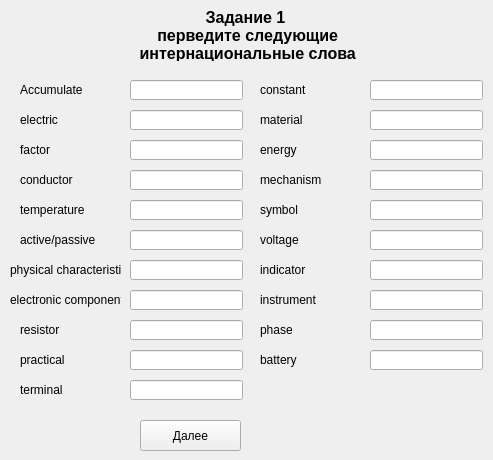
<?xml version="1.0" encoding="UTF-8"?>
<ui version="4.0">
 <class>Zadanie1_part1</class>
 <widget class="QWidget" name="Zadanie1_part1">
  <property name="geometry">
   <rect>
    <x>0</x>
    <y>0</y>
    <width>493</width>
    <height>460</height>
   </rect>
  </property>
  <property name="windowTitle">
   <string>Form</string>
  </property>
  <widget class="QLabel" name="label_title">
   <property name="geometry">
    <rect>
     <x>10</x>
     <y>10</y>
     <width>471</width>
     <height>51</height>
    </rect>
   </property>
   <property name="font">
    <font>
     <pointsize>12</pointsize>
     <weight>75</weight>
     <bold>true</bold>
     <strikeout>false</strikeout>
    </font>
   </property>
   <property name="cursor">
    <cursorShape>ArrowCursor</cursorShape>
   </property>
   <property name="text">
    <string>Задание 1
 перведите следующие
 интернациональные слова</string>
   </property>
   <property name="textFormat">
    <enum>Qt::AutoText</enum>
   </property>
   <property name="alignment">
    <set>Qt::AlignCenter</set>
   </property>
  </widget>
  <widget class="QLabel" name="label_word_1">
   <property name="geometry">
    <rect>
     <x>20</x>
     <y>80</y>
     <width>101</width>
     <height>20</height>
    </rect>
   </property>
   <property name="text">
    <string>Accumulate</string>
   </property>
  </widget>
  <widget class="QLineEdit" name="lineEdit_word_1">
   <property name="geometry">
    <rect>
     <x>130</x>
     <y>80</y>
     <width>113</width>
     <height>20</height>
    </rect>
   </property>
  </widget>
  <widget class="QLabel" name="label_word_2">
   <property name="geometry">
    <rect>
     <x>20</x>
     <y>110</y>
     <width>101</width>
     <height>20</height>
    </rect>
   </property>
   <property name="text">
    <string>electric</string>
   </property>
  </widget>
  <widget class="QLineEdit" name="lineEdit_word_2">
   <property name="geometry">
    <rect>
     <x>130</x>
     <y>110</y>
     <width>113</width>
     <height>20</height>
    </rect>
   </property>
  </widget>
  <widget class="QLabel" name="label_word_3">
   <property name="geometry">
    <rect>
     <x>20</x>
     <y>140</y>
     <width>101</width>
     <height>20</height>
    </rect>
   </property>
   <property name="text">
    <string>factor</string>
   </property>
  </widget>
  <widget class="QLineEdit" name="lineEdit_word_3">
   <property name="geometry">
    <rect>
     <x>130</x>
     <y>140</y>
     <width>113</width>
     <height>20</height>
    </rect>
   </property>
  </widget>
  <widget class="QLabel" name="label_word_4">
   <property name="geometry">
    <rect>
     <x>20</x>
     <y>170</y>
     <width>101</width>
     <height>20</height>
    </rect>
   </property>
   <property name="text">
    <string>conductor</string>
   </property>
  </widget>
  <widget class="QLineEdit" name="lineEdit_word_4">
   <property name="geometry">
    <rect>
     <x>130</x>
     <y>170</y>
     <width>113</width>
     <height>20</height>
    </rect>
   </property>
  </widget>
  <widget class="QLabel" name="label_word_5">
   <property name="geometry">
    <rect>
     <x>20</x>
     <y>200</y>
     <width>101</width>
     <height>20</height>
    </rect>
   </property>
   <property name="text">
    <string>temperature</string>
   </property>
  </widget>
  <widget class="QLineEdit" name="lineEdit_word_5">
   <property name="geometry">
    <rect>
     <x>130</x>
     <y>200</y>
     <width>113</width>
     <height>20</height>
    </rect>
   </property>
  </widget>
  <widget class="QLabel" name="label_word_6">
   <property name="geometry">
    <rect>
     <x>20</x>
     <y>230</y>
     <width>101</width>
     <height>20</height>
    </rect>
   </property>
   <property name="text">
    <string>active/passive</string>
   </property>
  </widget>
  <widget class="QLineEdit" name="lineEdit_word_6">
   <property name="geometry">
    <rect>
     <x>130</x>
     <y>230</y>
     <width>113</width>
     <height>20</height>
    </rect>
   </property>
  </widget>
  <widget class="QLabel" name="label_word_7">
   <property name="geometry">
    <rect>
     <x>10</x>
     <y>260</y>
     <width>111</width>
     <height>20</height>
    </rect>
   </property>
   <property name="text">
    <string>physical characteristics</string>
   </property>
  </widget>
  <widget class="QLineEdit" name="lineEdit_word_7">
   <property name="geometry">
    <rect>
     <x>130</x>
     <y>260</y>
     <width>113</width>
     <height>20</height>
    </rect>
   </property>
  </widget>
  <widget class="QLabel" name="label_word_8">
   <property name="geometry">
    <rect>
     <x>10</x>
     <y>290</y>
     <width>111</width>
     <height>20</height>
    </rect>
   </property>
   <property name="text">
    <string>electronic component</string>
   </property>
  </widget>
  <widget class="QLineEdit" name="lineEdit_word_8">
   <property name="geometry">
    <rect>
     <x>130</x>
     <y>290</y>
     <width>113</width>
     <height>20</height>
    </rect>
   </property>
  </widget>
  <widget class="QLabel" name="label_word_9">
   <property name="geometry">
    <rect>
     <x>20</x>
     <y>320</y>
     <width>101</width>
     <height>20</height>
    </rect>
   </property>
   <property name="text">
    <string>resistor</string>
   </property>
  </widget>
  <widget class="QLineEdit" name="lineEdit_word_9">
   <property name="geometry">
    <rect>
     <x>130</x>
     <y>320</y>
     <width>113</width>
     <height>20</height>
    </rect>
   </property>
  </widget>
  <widget class="QLabel" name="label_word_10">
   <property name="geometry">
    <rect>
     <x>20</x>
     <y>350</y>
     <width>101</width>
     <height>20</height>
    </rect>
   </property>
   <property name="text">
    <string>practical</string>
   </property>
  </widget>
  <widget class="QLineEdit" name="lineEdit_word_10">
   <property name="geometry">
    <rect>
     <x>130</x>
     <y>350</y>
     <width>113</width>
     <height>20</height>
    </rect>
   </property>
  </widget>
  <widget class="QLabel" name="label_word_11">
   <property name="geometry">
    <rect>
     <x>20</x>
     <y>380</y>
     <width>101</width>
     <height>20</height>
    </rect>
   </property>
   <property name="text">
    <string>terminal</string>
   </property>
  </widget>
  <widget class="QLineEdit" name="lineEdit_word_11">
   <property name="geometry">
    <rect>
     <x>130</x>
     <y>380</y>
     <width>113</width>
     <height>20</height>
    </rect>
   </property>
  </widget>
  <widget class="QLabel" name="label_word_12">
   <property name="geometry">
    <rect>
     <x>260</x>
     <y>80</y>
     <width>101</width>
     <height>20</height>
    </rect>
   </property>
   <property name="text">
    <string>constant</string>
   </property>
  </widget>
  <widget class="QLineEdit" name="lineEdit_word_12">
   <property name="geometry">
    <rect>
     <x>370</x>
     <y>80</y>
     <width>113</width>
     <height>20</height>
    </rect>
   </property>
  </widget>
  <widget class="QLabel" name="label_word_13">
   <property name="geometry">
    <rect>
     <x>260</x>
     <y>110</y>
     <width>101</width>
     <height>20</height>
    </rect>
   </property>
   <property name="text">
    <string>material</string>
   </property>
  </widget>
  <widget class="QLineEdit" name="lineEdit_word_13">
   <property name="geometry">
    <rect>
     <x>370</x>
     <y>110</y>
     <width>113</width>
     <height>20</height>
    </rect>
   </property>
  </widget>
  <widget class="QLabel" name="label_word_14">
   <property name="geometry">
    <rect>
     <x>260</x>
     <y>140</y>
     <width>101</width>
     <height>20</height>
    </rect>
   </property>
   <property name="text">
    <string>energy</string>
   </property>
  </widget>
  <widget class="QLineEdit" name="lineEdit_word_14">
   <property name="geometry">
    <rect>
     <x>370</x>
     <y>140</y>
     <width>113</width>
     <height>20</height>
    </rect>
   </property>
  </widget>
  <widget class="QLabel" name="label_word_15">
   <property name="geometry">
    <rect>
     <x>260</x>
     <y>170</y>
     <width>101</width>
     <height>20</height>
    </rect>
   </property>
   <property name="text">
    <string>mechanism</string>
   </property>
  </widget>
  <widget class="QLineEdit" name="lineEdit_word_15">
   <property name="geometry">
    <rect>
     <x>370</x>
     <y>170</y>
     <width>113</width>
     <height>20</height>
    </rect>
   </property>
  </widget>
  <widget class="QLabel" name="label_word_16">
   <property name="geometry">
    <rect>
     <x>260</x>
     <y>200</y>
     <width>101</width>
     <height>20</height>
    </rect>
   </property>
   <property name="text">
    <string>symbol</string>
   </property>
  </widget>
  <widget class="QLineEdit" name="lineEdit_word_16">
   <property name="geometry">
    <rect>
     <x>370</x>
     <y>200</y>
     <width>113</width>
     <height>20</height>
    </rect>
   </property>
  </widget>
  <widget class="QLabel" name="label_word_17">
   <property name="geometry">
    <rect>
     <x>260</x>
     <y>230</y>
     <width>101</width>
     <height>20</height>
    </rect>
   </property>
   <property name="text">
    <string>voltage</string>
   </property>
  </widget>
  <widget class="QLineEdit" name="lineEdit_word_17">
   <property name="geometry">
    <rect>
     <x>370</x>
     <y>230</y>
     <width>113</width>
     <height>20</height>
    </rect>
   </property>
  </widget>
  <widget class="QLabel" name="label_word_18">
   <property name="geometry">
    <rect>
     <x>260</x>
     <y>260</y>
     <width>101</width>
     <height>20</height>
    </rect>
   </property>
   <property name="text">
    <string>indicator</string>
   </property>
  </widget>
  <widget class="QLineEdit" name="lineEdit_word_18">
   <property name="geometry">
    <rect>
     <x>370</x>
     <y>260</y>
     <width>113</width>
     <height>20</height>
    </rect>
   </property>
  </widget>
  <widget class="QLabel" name="label_word_19">
   <property name="geometry">
    <rect>
     <x>260</x>
     <y>290</y>
     <width>101</width>
     <height>20</height>
    </rect>
   </property>
   <property name="text">
    <string>instrument</string>
   </property>
  </widget>
  <widget class="QLineEdit" name="lineEdit_word_19">
   <property name="geometry">
    <rect>
     <x>370</x>
     <y>290</y>
     <width>113</width>
     <height>20</height>
    </rect>
   </property>
  </widget>
  <widget class="QLabel" name="label_word_20">
   <property name="geometry">
    <rect>
     <x>260</x>
     <y>320</y>
     <width>101</width>
     <height>20</height>
    </rect>
   </property>
   <property name="text">
    <string>phase</string>
   </property>
  </widget>
  <widget class="QLineEdit" name="lineEdit_word_20">
   <property name="geometry">
    <rect>
     <x>370</x>
     <y>320</y>
     <width>113</width>
     <height>20</height>
    </rect>
   </property>
  </widget>
  <widget class="QLabel" name="label_word_21">
   <property name="geometry">
    <rect>
     <x>260</x>
     <y>350</y>
     <width>101</width>
     <height>20</height>
    </rect>
   </property>
   <property name="text">
    <string>battery</string>
   </property>
  </widget>
  <widget class="QLineEdit" name="lineEdit_word_21">
   <property name="geometry">
    <rect>
     <x>370</x>
     <y>350</y>
     <width>113</width>
     <height>20</height>
    </rect>
   </property>
  </widget>
  <widget class="QPushButton" name="pushButton_answer">
   <property name="geometry">
    <rect>
     <x>140</x>
     <y>420</y>
     <width>101</width>
     <height>31</height>
    </rect>
   </property>
   <property name="text">
    <string>Далее</string>
   </property>
  </widget>
  <widget class="QLabel" name="label_timer">
   <property name="geometry">
    <rect>
     <x>270</x>
     <y>410</y>
     <width>171</width>
     <height>31</height>
    </rect>
   </property>
   <property name="text">
    <string/>
   </property>
  </widget>
  <widget class="QLabel" name="label_img">
   <property name="geometry">
    <rect>
     <x>0</x>
     <y>0</y>
     <width>501</width>
     <height>461</height>
    </rect>
   </property>
   <property name="text">
    <string/>
   </property>
   <property name="pixmap">
    <pixmap>../../../img/for_test3.jpg</pixmap>
   </property>
  </widget>
  <zorder>label_img</zorder>
  <zorder>label_title</zorder>
  <zorder>label_word_1</zorder>
  <zorder>lineEdit_word_1</zorder>
  <zorder>label_word_2</zorder>
  <zorder>lineEdit_word_2</zorder>
  <zorder>label_word_3</zorder>
  <zorder>lineEdit_word_3</zorder>
  <zorder>label_word_4</zorder>
  <zorder>lineEdit_word_4</zorder>
  <zorder>label_word_5</zorder>
  <zorder>lineEdit_word_5</zorder>
  <zorder>label_word_6</zorder>
  <zorder>lineEdit_word_6</zorder>
  <zorder>label_word_7</zorder>
  <zorder>lineEdit_word_7</zorder>
  <zorder>label_word_8</zorder>
  <zorder>lineEdit_word_8</zorder>
  <zorder>label_word_9</zorder>
  <zorder>lineEdit_word_9</zorder>
  <zorder>label_word_10</zorder>
  <zorder>lineEdit_word_10</zorder>
  <zorder>label_word_11</zorder>
  <zorder>lineEdit_word_11</zorder>
  <zorder>label_word_12</zorder>
  <zorder>lineEdit_word_12</zorder>
  <zorder>label_word_13</zorder>
  <zorder>lineEdit_word_13</zorder>
  <zorder>label_word_14</zorder>
  <zorder>lineEdit_word_14</zorder>
  <zorder>label_word_15</zorder>
  <zorder>lineEdit_word_15</zorder>
  <zorder>label_word_16</zorder>
  <zorder>lineEdit_word_16</zorder>
  <zorder>label_word_17</zorder>
  <zorder>lineEdit_word_17</zorder>
  <zorder>label_word_18</zorder>
  <zorder>lineEdit_word_18</zorder>
  <zorder>label_word_19</zorder>
  <zorder>lineEdit_word_19</zorder>
  <zorder>label_word_20</zorder>
  <zorder>lineEdit_word_20</zorder>
  <zorder>label_word_21</zorder>
  <zorder>lineEdit_word_21</zorder>
  <zorder>pushButton_answer</zorder>
  <zorder>label_timer</zorder>
 </widget>
 <resources/>
 <connections/>
</ui>
